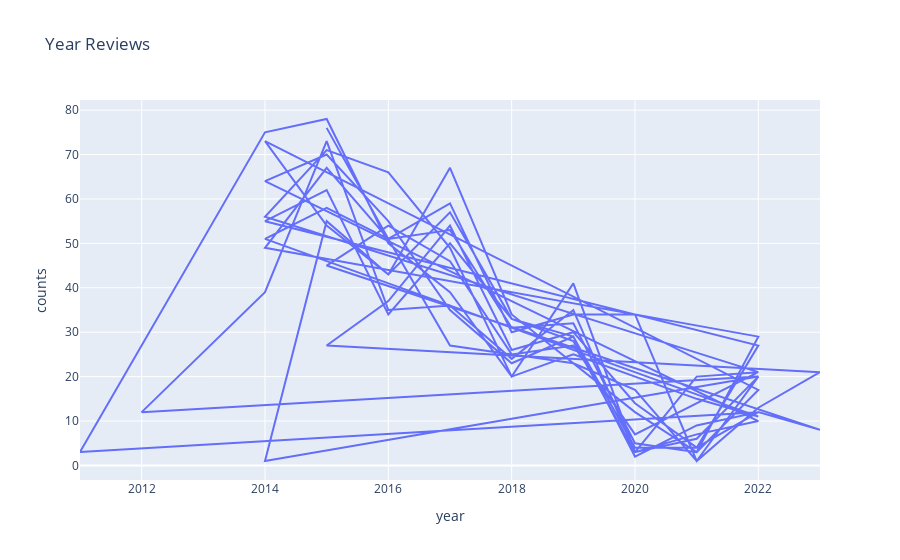

The cell this chart's notebook holds for it:
### Code cell
fig_year = px.line(df.groupby(['month', 'year']).size().reset_index(name='counts'), 
                    x='year', y='counts', title='Year Reviews')
fig_year.show()

### Figure 1 — Plotly figure (JSON) as saved in the notebook; plotly's stock layout.template omitted (floating-point values rounded to 4 significant figures)
{"data": [{"hovertemplate": "year=%{x}<br>counts=%{y}<extra></extra>", "legendgroup": "", "line": {"color": "#636efa", "dash": "solid"}, "marker": {"symbol": "circle"}, "mode": "lines", "name": "", "orientation": "v", "showlegend": false, "type": "scatter", "x": [2015, 2016, 2017, 2018, 2019, 2020, 2021, 2022, 2023, 2015, 2016, 2017, 2018, 2019, 2020, 2021, 2022, 2023, 2015, 2016, 2017, 2018, 2019, 2020, 2021, 2022, 2014, 2015, 2016, 2017, 2018, 2019, 2020, 2021, 2022, 2014, 2015, 2016, 2017, 2018, 2019, 2020, 2021, 2022, 2014, 2015, 2016, 2017, 2018, 2019, 2020, 2021, 2022, 2014, 2015, 2016, 2017, 2018, 2019, 2020, 2021, 2022, 2012, 2014, 2015, 2016, 2017, 2018, 2019, 2020, 2021, 2022, 2014, 2015, 2016, 2017, 2018, 2019, 2020, 2021, 2022, 2011, 2014, 2015, 2016, 2017, 2018, 2019, 2020, 2021, 2022, 2014, 2015, 2016, 2017, 2018, 2019, 2021, 2022, 2014, 2015, 2016, 2017, 2018, 2019, 2020, 2021, 2022], "xaxis": "x", "y": [76, 51, 59, 30, 34, 34, 1, 13, 21, 27, 37, 54, 26, 30, 14, 4, 12, 8, 45, 54, 46, 25, 23, 17, 1, 20, 1, 55, 43, 67, 34, 23, 12, 3, 29, 49, 67, 51, 53, 31, 32, 5, 3, 17, 73, 54, 43, 57, 33, 29, 4, 4, 27, 55, 62, 34, 50, 33, 28, 3, 6, 20, 12, 39, 73, 35, 36, 24, 35, 3, 7, 10, 64, 70, 55, 35, 23, 29, 2, 9, 12, 3, 75, 78, 50, 39, 20, 41, 3, 20, 21, 56, 71, 66, 49, 20, 25, 15, 11, 51, 58, 51, 27, 25, 27, 7, 14, 21], "yaxis": "y"}], "layout": {"legend": {"tracegroupgap": 0}, "title": {"text": "Year Reviews"}, "xaxis": {"anchor": "y", "domain": [0, 1], "title": {"text": "year"}}, "yaxis": {"anchor": "x", "domain": [0, 1], "title": {"text": "counts"}}}}
